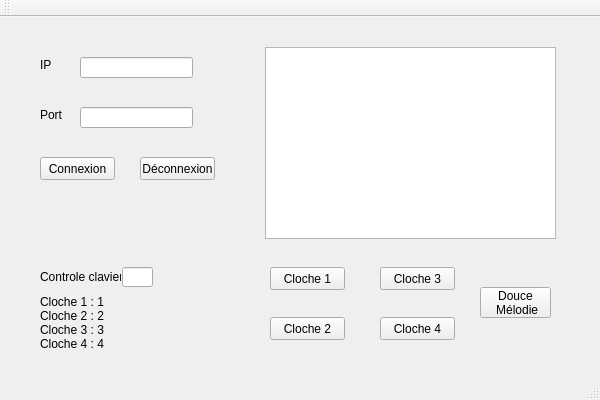
<?xml version="1.0" encoding="UTF-8"?>
<ui version="4.0">
 <class>TPSystemeClocheClass</class>
 <widget class="QMainWindow" name="TPSystemeClocheClass">
  <property name="geometry">
   <rect>
    <x>0</x>
    <y>0</y>
    <width>600</width>
    <height>400</height>
   </rect>
  </property>
  <property name="windowTitle">
   <string>TPSystemeCloche</string>
  </property>
  <widget class="QWidget" name="centralWidget">
   <widget class="QPushButton" name="connectButton">
    <property name="geometry">
     <rect>
      <x>40</x>
      <y>140</y>
      <width>75</width>
      <height>23</height>
     </rect>
    </property>
    <property name="text">
     <string>Connexion</string>
    </property>
   </widget>
   <widget class="QPushButton" name="disconnectButton">
    <property name="geometry">
     <rect>
      <x>140</x>
      <y>140</y>
      <width>75</width>
      <height>23</height>
     </rect>
    </property>
    <property name="text">
     <string>Déconnexion</string>
    </property>
   </widget>
   <widget class="QPushButton" name="cloche1Button">
    <property name="geometry">
     <rect>
      <x>270</x>
      <y>250</y>
      <width>75</width>
      <height>23</height>
     </rect>
    </property>
    <property name="text">
     <string>Cloche 1</string>
    </property>
   </widget>
   <widget class="QPushButton" name="cloche2Button">
    <property name="geometry">
     <rect>
      <x>270</x>
      <y>300</y>
      <width>75</width>
      <height>23</height>
     </rect>
    </property>
    <property name="text">
     <string>Cloche 2</string>
    </property>
   </widget>
   <widget class="QPushButton" name="cloche3Button">
    <property name="geometry">
     <rect>
      <x>380</x>
      <y>250</y>
      <width>75</width>
      <height>23</height>
     </rect>
    </property>
    <property name="text">
     <string>Cloche 3</string>
    </property>
   </widget>
   <widget class="QPushButton" name="cloche4Button">
    <property name="geometry">
     <rect>
      <x>380</x>
      <y>300</y>
      <width>75</width>
      <height>23</height>
     </rect>
    </property>
    <property name="text">
     <string>Cloche 4</string>
    </property>
   </widget>
   <widget class="QLabel" name="label">
    <property name="geometry">
     <rect>
      <x>40</x>
      <y>40</y>
      <width>21</width>
      <height>16</height>
     </rect>
    </property>
    <property name="text">
     <string>IP</string>
    </property>
   </widget>
   <widget class="QLabel" name="label_2">
    <property name="geometry">
     <rect>
      <x>40</x>
      <y>90</y>
      <width>31</width>
      <height>16</height>
     </rect>
    </property>
    <property name="text">
     <string>Port</string>
    </property>
   </widget>
   <widget class="QLineEdit" name="ipEdit">
    <property name="geometry">
     <rect>
      <x>80</x>
      <y>40</y>
      <width>113</width>
      <height>21</height>
     </rect>
    </property>
   </widget>
   <widget class="QLineEdit" name="portEdit">
    <property name="geometry">
     <rect>
      <x>80</x>
      <y>90</y>
      <width>113</width>
      <height>21</height>
     </rect>
    </property>
   </widget>
   <widget class="QListWidget" name="widgetHistorique">
    <property name="geometry">
     <rect>
      <x>265</x>
      <y>30</y>
      <width>291</width>
      <height>192</height>
     </rect>
    </property>
   </widget>
   <widget class="QLineEdit" name="clavierEdit">
    <property name="geometry">
     <rect>
      <x>122</x>
      <y>250</y>
      <width>31</width>
      <height>20</height>
     </rect>
    </property>
   </widget>
   <widget class="QLabel" name="label_3">
    <property name="geometry">
     <rect>
      <x>40</x>
      <y>250</y>
      <width>81</width>
      <height>20</height>
     </rect>
    </property>
    <property name="text">
     <string>Controle clavier</string>
    </property>
   </widget>
   <widget class="QLabel" name="label_4">
    <property name="geometry">
     <rect>
      <x>40</x>
      <y>280</y>
      <width>131</width>
      <height>51</height>
     </rect>
    </property>
    <property name="text">
     <string>Cloche 1 : 1
Cloche 2 : 2
Cloche 3 : 3
Cloche 4 : 4</string>
    </property>
   </widget>
   <widget class="QPushButton" name="songOn">
    <property name="geometry">
     <rect>
      <x>480</x>
      <y>270</y>
      <width>71</width>
      <height>31</height>
     </rect>
    </property>
    <property name="text">
     <string>Douce
 Mélodie</string>
    </property>
   </widget>
  </widget>
  <widget class="QMenuBar" name="menuBar">
   <property name="geometry">
    <rect>
     <x>0</x>
     <y>0</y>
     <width>600</width>
     <height>21</height>
    </rect>
   </property>
  </widget>
  <widget class="QToolBar" name="mainToolBar">
   <attribute name="toolBarArea">
    <enum>TopToolBarArea</enum>
   </attribute>
   <attribute name="toolBarBreak">
    <bool>false</bool>
   </attribute>
  </widget>
  <widget class="QStatusBar" name="statusBar"/>
 </widget>
 <layoutdefault spacing="6" margin="11"/>
 <resources>
  <include location="TPSystemeCloche.qrc"/>
 </resources>
 <connections>
  <connection>
   <sender>connectButton</sender>
   <signal>clicked()</signal>
   <receiver>TPSystemeClocheClass</receiver>
   <slot>connexion()</slot>
   <hints>
    <hint type="sourcelabel">
     <x>77</x>
     <y>184</y>
    </hint>
    <hint type="destinationlabel">
     <x>299</x>
     <y>199</y>
    </hint>
   </hints>
  </connection>
  <connection>
   <sender>disconnectButton</sender>
   <signal>clicked()</signal>
   <receiver>TPSystemeClocheClass</receiver>
   <slot>disconnexion()</slot>
   <hints>
    <hint type="sourcelabel">
     <x>177</x>
     <y>184</y>
    </hint>
    <hint type="destinationlabel">
     <x>299</x>
     <y>199</y>
    </hint>
   </hints>
  </connection>
  <connection>
   <sender>cloche3Button</sender>
   <signal>clicked()</signal>
   <receiver>TPSystemeClocheClass</receiver>
   <slot>cloche3()</slot>
   <hints>
    <hint type="sourcelabel">
     <x>347</x>
     <y>304</y>
    </hint>
    <hint type="destinationlabel">
     <x>299</x>
     <y>199</y>
    </hint>
   </hints>
  </connection>
  <connection>
   <sender>cloche2Button</sender>
   <signal>clicked()</signal>
   <receiver>TPSystemeClocheClass</receiver>
   <slot>cloche2()</slot>
   <hints>
    <hint type="sourcelabel">
     <x>227</x>
     <y>304</y>
    </hint>
    <hint type="destinationlabel">
     <x>299</x>
     <y>199</y>
    </hint>
   </hints>
  </connection>
  <connection>
   <sender>cloche1Button</sender>
   <signal>clicked()</signal>
   <receiver>TPSystemeClocheClass</receiver>
   <slot>cloche1()</slot>
   <hints>
    <hint type="sourcelabel">
     <x>107</x>
     <y>304</y>
    </hint>
    <hint type="destinationlabel">
     <x>299</x>
     <y>199</y>
    </hint>
   </hints>
  </connection>
  <connection>
   <sender>cloche4Button</sender>
   <signal>clicked()</signal>
   <receiver>TPSystemeClocheClass</receiver>
   <slot>cloche4()</slot>
   <hints>
    <hint type="sourcelabel">
     <x>457</x>
     <y>304</y>
    </hint>
    <hint type="destinationlabel">
     <x>299</x>
     <y>199</y>
    </hint>
   </hints>
  </connection>
  <connection>
   <sender>clavierEdit</sender>
   <signal>textChanged(QString)</signal>
   <receiver>TPSystemeClocheClass</receiver>
   <slot>clavierChange()</slot>
   <hints>
    <hint type="sourcelabel">
     <x>147</x>
     <y>292</y>
    </hint>
    <hint type="destinationlabel">
     <x>299</x>
     <y>199</y>
    </hint>
   </hints>
  </connection>
  <connection>
   <sender>songOn</sender>
   <signal>clicked()</signal>
   <receiver>TPSystemeClocheClass</receiver>
   <slot>songOn()</slot>
   <hints>
    <hint type="sourcelabel">
     <x>514</x>
     <y>314</y>
    </hint>
    <hint type="destinationlabel">
     <x>299</x>
     <y>199</y>
    </hint>
   </hints>
  </connection>
 </connections>
 <slots>
  <slot>connexion()</slot>
  <slot>disconnexion()</slot>
  <slot>cloche1()</slot>
  <slot>cloche2()</slot>
  <slot>cloche3()</slot>
  <slot>cloche4()</slot>
  <slot>clavierChange()</slot>
  <slot>songOn()</slot>
  <slot>songOff()</slot>
 </slots>
</ui>
